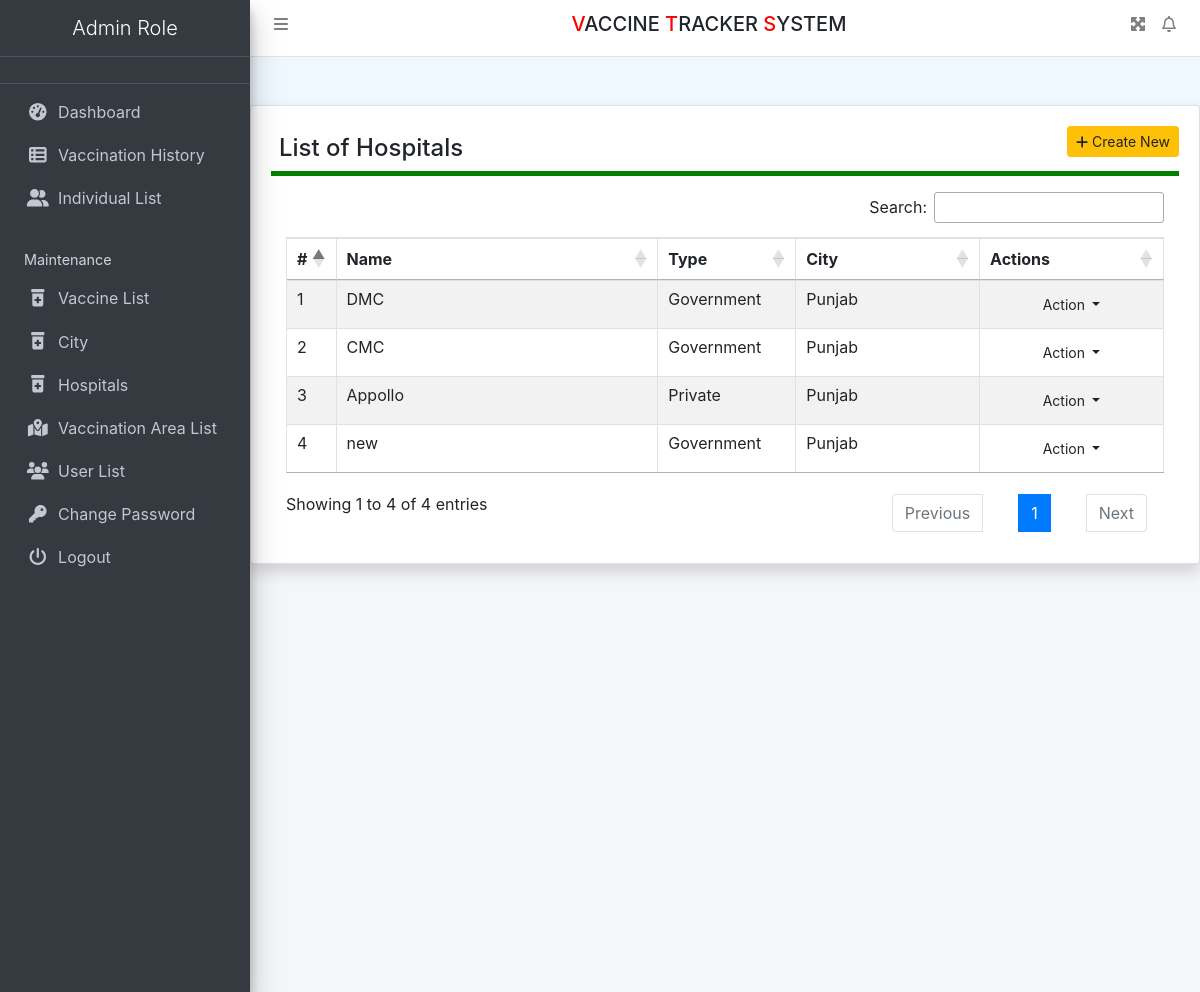
Before: /hospitals/hospitals/ (signed in) with the older database file.
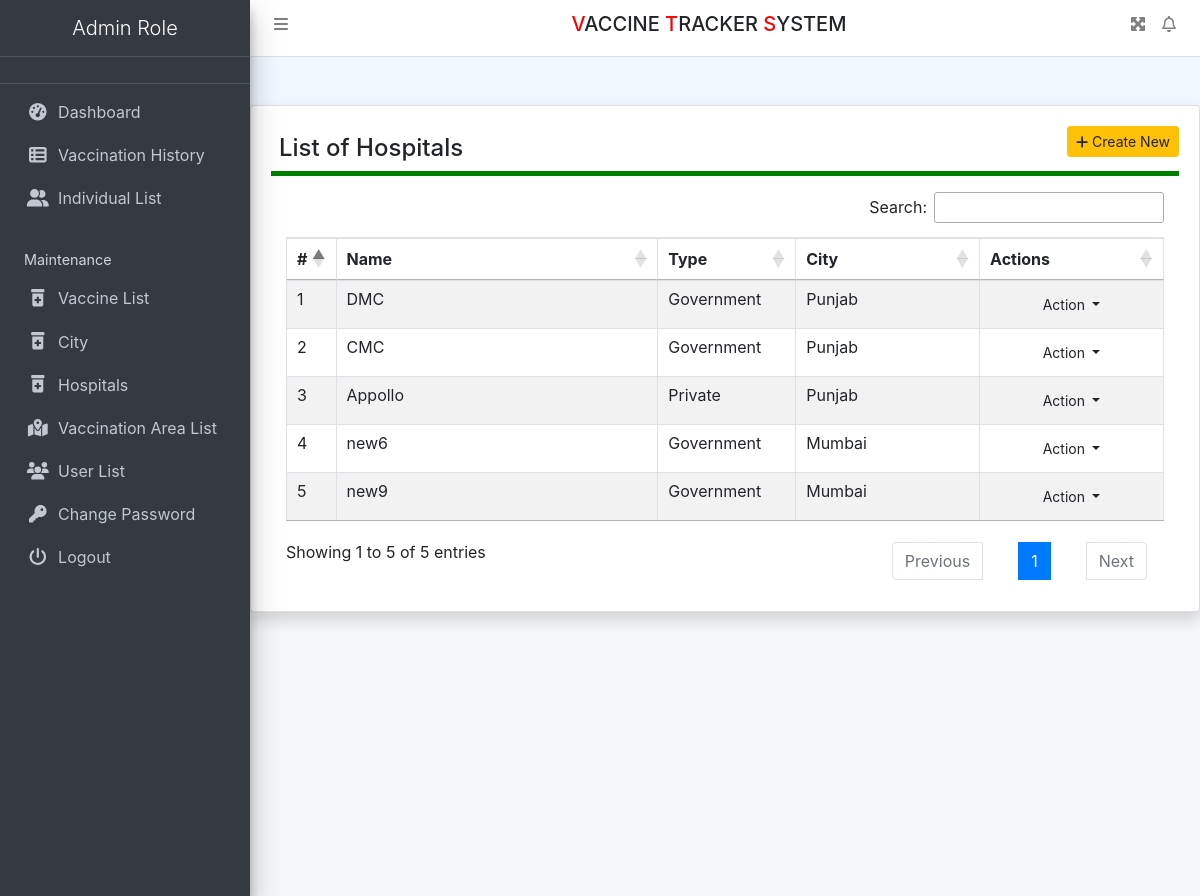
After: the same page with the newer database file.
### hospitals/models.py (models this page shows, shortened)
class Hospital(models.Model):
    TYPE_CHOICES = (
        ('Government', 'Government'),
        ('Private', 'Private'),
    )
    name = models.CharField(max_length=100)
    hospital_type = models.CharField(max_length=20, choices=TYPE_CHOICES)
    city = models.ForeignKey(City, on_delete=models.CASCADE)
    beds_available = models.IntegerField()
    doctors = models.TextField()
    oxygen_cylinders = models.IntegerField()
    ventilators = models.IntegerField()
    nurses_available = models.IntegerField()
    ambulances = models.IntegerField()

class City(models.Model):
    name = models.CharField(max_length=100)

### hospitals/views.py (the view)
# urls.py: path('hospitals/', views.hospital_list, name='hospital_list'),
@login_required
def hospital_list(request):
    hospitals = Hospital.objects.all()
    cities = City.objects.all()
    return render(request, 'hospitals/hospitals_lists.html', {'hospitals': hospitals, "cities":cities})

### hospitals/templates/hospitals/hospitals_lists.html (shortened to what this page needs)
{% extends 'header.html' %}
{% block main %}
<div class="card shadow mt-5">
    <div class="card-body">
        <a href="#" class="btn btn-warning btn-sm float-right" data-target="#addpro" data-toggle="modal">
            <i class="fa fa-plus"></i> Create New
        </a>
        <h4 class="p-2" style="border-bottom: 5px solid green;">List of Hospitals</h4>
        <div class="container-fluid mt-3">
            <table id="example" class="table table-striped table-bordered">
                <colgroup>
                    <col width="5%">
                    <col width="35%">
                    <col width="15%">
                    <col width="20%">
                    <col width="20%">
                </colgroup>
                <thead>
                    <tr>
                        <th>#</th>
                        <th>Name</th>
                        <th>Type</th>
                        <th>City</th>
                        <th>Actions</th>
                    </tr>
                </thead>
                <tbody>
                    {% for hospital in hospitals %}
                    <tr>
                        <td>{{ forloop.counter }}</td>
                        <td>{{ hospital.name }}</td>
                        <td>{{ hospital.hospital_type }}</td>
                        <td>{{ hospital.city.name }}</td>
                        <td align="center">
                            <button type="button" class="btn btn-flat btn-default btn-sm dropdown-toggle dropdown-icon"
                                    data-toggle="dropdown">
                                Action
                            </button>
                        </td>
                    </tr>
                    {% endfor %}
                </tbody>
            </table>
        </div>
    </div>
</div>
{% endblock %}

### vaccine/templates/header.html (shortened to what this page needs)
{% load static %}
<html>
<head runat="server">
    <link href="{% static 'css/bootstrap.css' %}" rel="stylesheet"/>
    <link href="{% static 'css/all.css' %}" rel="stylesheet"/>
    <link href="{% static 'css/adminlte.css' %}" rel="stylesheet"/>
    <link href="{% static 'css/OverlayScrollbars.css' %}" rel="stylesheet"/>
    <link rel="stylesheet"
          href="https://cdn.datatables.net/1.10.23/css/jquery.dataTables.min.css">
    <link rel="stylesheet"
          href="https://cdn.datatables.net/buttons/1.6.5/css/buttons.dataTables.min.css">
    <link rel="stylesheet"
          href="https://cdn.jsdelivr.net/npm/bootstrap-select@1.13.14/dist/css/bootstrap-select.min.css">
    <link rel="stylesheet" href="https://cdnjs.cloudflare.com/ajax/libs/twitter-bootstrap/4.5.2/css/bootstrap.css">
    <link rel="stylesheet" href="https://cdn.datatables.net/1.11.4/css/dataTables.bootstrap4.min.css">
    <link rel="stylesheet" href="https://cdn.datatables.net/buttons/2.2.2/css/buttons.bootstrap4.min.css">
</head>
<body
        class="hold-transition sidebar-mini layout-fixed layout-navbar-fixed layout-footer-fixed">
<nav class="main-header navbar navbar-expand navbar-white navbar-light">
    <ul class="navbar-nav">
        <li class="nav-item"><a class="nav-link" data-widget="pushmenu"
                                href="#" role="button"><i class="fas fa-bars"></i></a></li>
    </ul>
    <h5 class="text-center text-uppercase" style="width: 100%;"><span style="color: red">V</span>accine <span style="color: red">T</span>racker <span style="color: red">S</span>ystem</h5>
    <ul class="navbar-nav ml-auto">
        <li class="nav-item"><a class="nav-link"
                                data-widget="fullscreen" href="#" role="button"> <i
                class="fas fa-expand-arrows-alt"></i>
        </a></li>
        <li class="nav-item dropdown"><a class="nav-link"
                                         data-toggle="dropdown" href="#"> <i
                class="far fa-bell fas-shake animated"></i>
        </a>
        </li>
    </ul>
</nav>
<aside class="main-sidebar sidebar-dark-primary elevation-4">
    <center><a href="{% url 'dashboard' %}" class="brand-link"> <span
            class="brand-text font-weight-light">Admin Role</span>
    </a></center>
    <a href="{% url 'dashboard' %}" class="brand-link"> <img
    </a>
    <div class="sidebar">
        <nav class="mt-2">
            <ul class="nav nav-pills nav-sidebar flex-column"
                data-widget="treeview" role="menu" data-accordion="false">
                <li class="nav-item"><a href="{% url 'dashboard' %}" class="nav-link">
                    <i class="nav-icon fas fa-tachometer-alt"></i>
                    <p>Dashboard</p>
                </a></li>
                <li class="nav-item"><a href="{% url 'vaccineHistory' %}" class="nav-link">
                    <i class="nav-icon fas fa-th-list"></i>
                    <p>Vaccination History</p>
                </a></li>
                <li class="nav-item"><a href="{% url 'individual' %}" class="nav-link">
                    <i class="nav-icon fas fa-user-friends"></i>
                    <p>Individual List</p>
                </a></li>
                <li class="nav-header">Maintenance</li>
                <li class="nav-item"><a href="{% url 'vaccine' %}" class="nav-link">
                    <i class="nav-icon fas fa-prescription-bottle-alt"></i>
                    <p>Vaccine List</p>
                </a></li>
                <li class="nav-item"><a href="{% url 'city_list' %}" class="nav-link">
                    <i class="nav-icon fas fa-prescription-bottle-alt"></i>
                    <p>City</p>
                </a></li>
                <li class="nav-item"><a href="{% url 'hospital_list' %}" class="nav-link">
                    <i class="nav-icon fas fa-prescription-bottle-alt"></i>
                    <p>Hospitals</p>
                </a></li>
                <li class="nav-item"><a href="{% url 'vaccineArea' %}" class="nav-link">
                    <i class="nav-icon fas fa-map-marked-alt"></i>
                    <p>Vaccination Area List</p>
                </a></li>
                <li class="nav-item"><a href="{% url 'userList' %}" class="nav-link">
                    <i class="nav-icon fas fa-users"></i>
                    <p>User List</p>
                </a></li>
                <li class="nav-item"><a href="{% url 'changePassword' %}" class="nav-link">
                    <i class="nav-icon fas fa-key"></i>
                    <p>Change Password</p>
                </a></li>
                <li class="nav-item"><a href="/logout" class="nav-link">
                    <i class="nav-icon fas fa-power-off"></i>
                    <p>Logout</p>
                </a></li>
            </ul>
        </nav>
    </div>
</aside>
<div class="content-wrapper">
    {% block main %}
    {% endblock %}
</div>

### vaccine/static/css/all.css (style rules this page uses)
.fa-bars:before { content: "\f0c9"; }
.fa-bell:before { content: "\f0f3"; }
.fa-key:before { content: "\f084"; }
.fa-plus:before { content: "\f067"; }
.fa-power-off:before { content: "\f011"; }
.fa-users:before { content: "\f0c0"; }

### vaccine/static/css/OverlayScrollbars.css (style rules this page uses)
.os-host, .os-host-textarea { position: relative; overflow: visible !important; -webkit-box-orient: vertical; -webkit-box-direction: normal; -ms-flex-direction: column; flex-direction: column; -ms-flex-wrap: nowrap; flex-wrap: nowrap; -webkit-box-pack: start; -ms-flex-pack: start; justify-content: flex-start; -ms-flex-line-pack: start; align-content: flex-start; -webkit-box-align: start; -ms-flex-align: start; -ms-grid-row-align: flex-start; align-items: flex-start; }

### vaccine/templates/header.html (style rules this page uses)
body { background-color: aliceblue; }

Changed rows visible on the page:
removed Hospital: name "new", hospital_type "Government", city.name "Punjab"
added Hospital: name "new6", hospital_type "Government", city.name "Mumbai"
added Hospital: name "new9", hospital_type "Government", city.name "Mumbai"
Other visible differences:
text written by a page script: "Search: Showing 1 to 4 of 4 entries Previous 1 Next" → "Search: Showing 1 to 5 of 5 entries Previous 1 Next"
